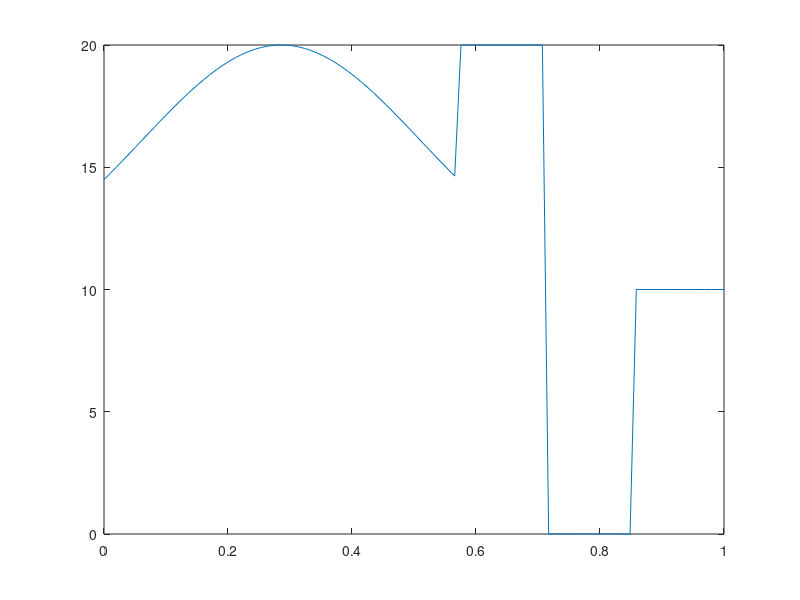
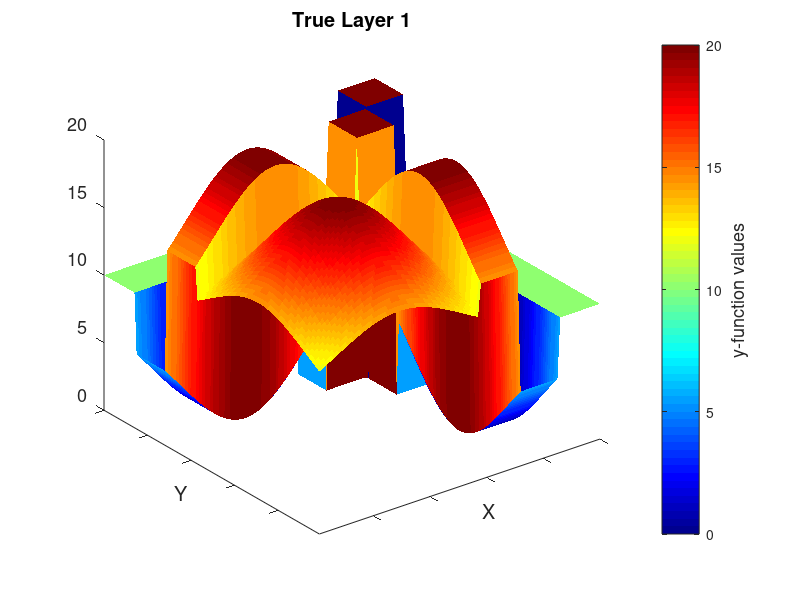
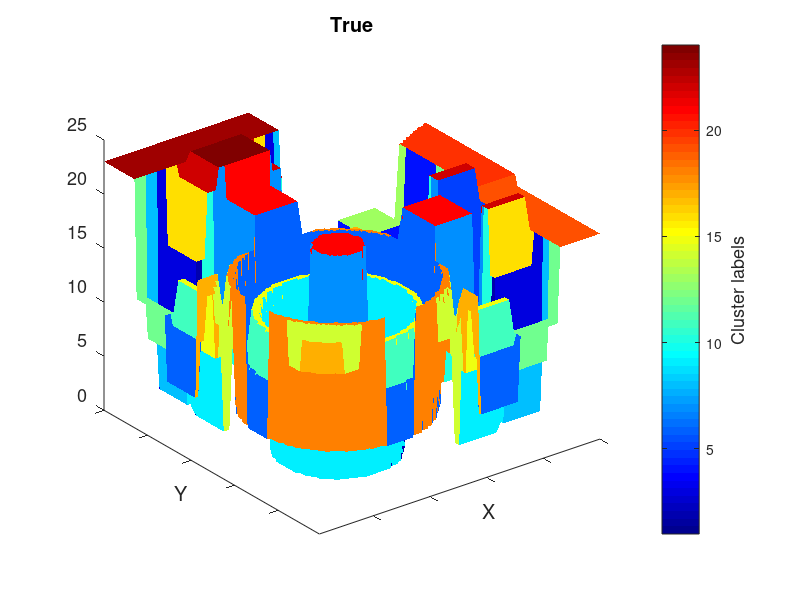

Source code (MATLAB) for these figures, in order:
clc;
clear all;
close all;
N=100;f=zeros(N,1);
x=linspace(-4,10,N)';
for i=1:N
% if x(i)<-5
%     f(i)=sin(x(i));
if x(i)<4
    f(i)=exp(-x(i)^2/20);
elseif x(i)<6
    f(i)=1;
elseif x(i)<8
    f(i)=-1;
else
    f(i)=0;
end
end
   
facx=max(x)-min(x);
x=(x-min(x))/facx;

y1=f;
facy=max(y1)-min(y1);
y1=20*(y1-min(y1))/facy;
figure
plot(x,y1);

y2=f*f';
facy2=max(max(y2))-min(min(y2));
y2=20*(y2-min(min(y2)))/facy2;
[X,Z]=meshgrid(x,x);
X2=[X(:),Z(:)];
Y2=y2(:);

[Xx,Yy] = meshgrid(1:100,1:100);


figure()
%subplot(2,2,1)
surf(Xx',Yy',reshape(Y2,100,100))

shading flat
axis([1 100 1 100 ])
grid off
title('True Layer 1','FontName','Helvetica', 'Fontsize', 13);
ylabel('Y', 'FontName','Helvetica', 'Fontsize', 13);
xlabel('X', 'FontName','Helvetica', 'Fontsize', 13);
colormap('jet')
%caxis([1 24])
h = colorbar;
ylabel(h, 'y-function values','FontName','Helvetica', 'Fontsize', 13);
%set(h, 'ylim', [1 24])
set(gca, 'FontName','Helvetica', 'Fontsize', 13)
set(gcf,'color','white')
set(gca,'xticklabel',[])
set(gca,'yticklabel',[])
% figure
% surfc(x,x,y2)
% 
% scatter3(X(:),Z(:),Y2,'o')

XX=[X2,Y2];
IDX=kmeans(XX,24);
figure()
surf(Xx',Yy',reshape(IDX,100,100))

shading flat
axis([1 100 1 100 ])
grid off
title('True','FontName','Helvetica', 'Fontsize', 13);
ylabel('Y', 'FontName','Helvetica', 'Fontsize', 13);
xlabel('X', 'FontName','Helvetica', 'Fontsize', 13);
colormap('jet')
%caxis([1 24])
h = colorbar;
ylabel(h, 'Cluster labels','FontName','Helvetica', 'Fontsize', 13);
%set(h, 'ylim', [1 24])
set(gca, 'FontName','Helvetica', 'Fontsize', 13)
set(gcf,'color','white')
set(gca,'xticklabel',[])
set(gca,'yticklabel',[])


file2 = fopen('inpiecewise2.out','w+'); 
 for k=1:numel(X2)                                                                       
 fprintf(file2,' %4.4f \n',X2(k) );             
 end
 file3 = fopen('outpiecewise2.out','w+'); 
 for k=1:numel(Y2)                                                                       
 fprintf(file3,' %4.4f \n',Y2(k) );             
 end














% imagesc(x,x,reshape(IDX,N,N))
% figure(3)
% imagesc(x,x,y2)
% 
% IDX=kmeans([x,y1],4);
% figure(1)
% plot(x,y1,'o');hold
% plot(x,IDX);hold
% %ixx=find(IDX==2);
% %plot(x(ixx),y1(ixx),'o')